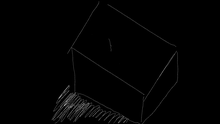
%> input picture 1119第二次實驗(課程五)/coursepathreader/4791601880629248.tif, 220 x 124 px, shrunk from 1920 x 1080 before the run; its folder holds only this picture in this run
$ octave pic_rate_onepic.m   (GNU Octave 9; MATLAB toolbox functions it lacks are replaced by stand-ins)
%> lines starting %> are read from the running program, lines starting %| are printed output that depends on the picture; in (x1, y1, x2, y2) boxes, pixels count from 0 and x2, y2 are one past the last pixel; in counts of white or black regions, pixels touching at a corner belong together; the program's own positions count from 1
clc;
clear;
close all;
add_temp=1;
for Bounding_box=100:100:1000;
sight_like_one=6;
sight_like_two=4;
sight_like_three=7;
allFile = dir('*.tif');
for k=1:1:length(allFile)
    pic=imread(allFile(k).name);%對每一張tif圖片做處理
%> pic is the input picture: size 124x220 uint8; min 0, max 167, mean 2.4
    pic=pic>0;                  %pic中點大於0的話就是ture,給1
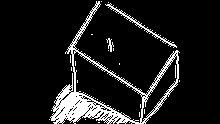
%> pic: size 124x220 logical; 10.2% white; 25 white regions (22 under 20 px), largest, box (x1, y1, x2, y2) and area: (50, 1, 180, 124) 2439, (105, 3, 177, 48) 225, (106, 38, 114, 52) 43
    [x,y]=find(pic);            %找出矩陣X中的所有非零元素，並將這些元素的索引值填到[x,y]
%> x = 2774 values from 2 to 124; y = 2774 values from 50 to 180
    rtmap=zeros(Bounding_box);  %製造一個空白的矩陣
    xminimum=min(x);            %x取最小座標
%> xminimum = 2
    yminimum=min(y);            %y取最小座標
%> yminimum = 50
    xmaximum=max(x);            %x取最大座標
%> xmaximum = 124
    ymaximum=max(y);            %y取最大座標
%> ymaximum = 180
    x=x-xminimum+1;               %所有座標減去最小值,讓圖片可貼在(1,1)上
%> x = 2774 values, max 123 at index 44, min 1 at index 1409, mean 85.47
    y=y-yminimum+1;               %所有座標減去最小值,讓圖片可貼在(1,1)上
%> y = 2774 values from 1 to 131
    x_magnification=(Bounding_box-2)/(xmaximum-xminimum); %看ｘ要放大多少倍 -2是為了怕ceil往上加一
%> x_magnification = 0.803
    y_magnification=(Bounding_box-2)/(ymaximum-yminimum); %看ｙ要放大多少倍
%> y_magnification = 0.754
    x_magnify=floor(x*x_magnification);    %放大ｘ   用ceil是怕floor座標會有0值
%> x_magnify = 2774 values, max 98 at index 27, min 0 at index 1409, mean 68.15
    y_magnify =floor(y*y_magnification);   %放大ｙ
%> y_magnify = 2774 values from 0 to 98

    %figure,plot(y_magnify,-x_magnify,'x'),axis equal,axis tight     %show出ｐｌｏｔ

    for j=1:1:length(x_magnify)            %把相對應X,Y軸寫進rtmap裡,以便做二維傅立葉
        if(x_magnify(j,1)==0&&y_magnify(j,1)~=0)
            x_magnify(j,1)=1;
            rtmap(x_magnify(j,1),y_magnify(j,1))=1;
        end

        if(x_magnify(j,1)~=0&&y_magnify(j,1)==0)
            y_magnify(j,1)=1;
            rtmap(x_magnify(j,1),y_magnify(j,1))=1;
        end
        if(x_magnify(j,1)~=0&&y_magnify(j,1)~=0)
            rtmap(x_magnify(j,1),y_magnify(j,1))=1;
        end
    end
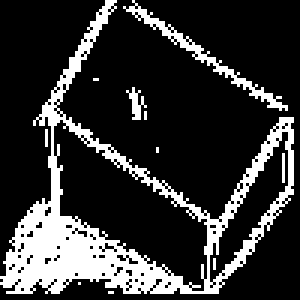
%> rtmap: size 100x100 double (shown 3 times larger); values 0 (black) and 1 (white), 20.3% white; 11 white regions (8 under 20 px), largest, box (x1, y1, x2, y2) and area: (0, 0, 98, 98) 1787, (41, 0, 96, 37) 181, (42, 29, 49, 40) 32
%> after the loop, x_magnify = 2774 values, max 98 at index 27, min 1 at index 1409, mean 68.15; y_magnify = 2774 values from 1 to 98
    %subplot(3,3,k),imshow(rtmap)     %show出放入空白矩陣圖片
    fmapq{k}=abs(fft2(rtmap));
    %figure,subplot(3,3,k),imshow(abs(log(abs(fmapq{i}))),[],'notruesize'),title('fft2');
    fmapq{k}= fmapq{k}/ fmapq{k}(1,1);
    fmapq{k}(1,1)=0;
end

originpic=9;%原圖

%figure,
for picnum=1:1:originpic-1
       sum=0;
    for i=1:1:size(rtmap,1)
        for j=1:1:size(rtmap,2)
%> (the run ends here)

$ run again, on 1119第二次實驗(課程五)/coursepathreader/5736754531270656.tif
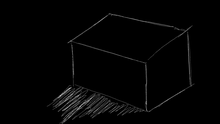
%> input picture 1119第二次實驗(課程五)/coursepathreader/5736754531270656.tif, 220 x 124 px, shrunk from 1920 x 1080 before the run
%> pic is the input picture: size 124x220 uint8; min 0, max 190, mean 3.9
%> `pic=pic>0;`:
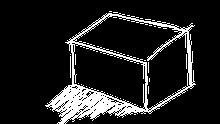
%> pic: size 124x220 logical; 12.4% white; 47 white regions (45 under 20 px), largest, box (x1, y1, x2, y2) and area: (45, 13, 196, 124) 3224, (70, 56, 71, 78) 22
%> `[x,y]=find(pic);`: x = 3378 values from 12 to 124; y = 3378 values from 46 to 196
%> xminimum = 12
%> yminimum = 46
%> xmaximum = 124
%> ymaximum = 196
%> `x=x-xminimum+1;`: x = 3378 values, max 113 at index 100, min 1 at index 1831, mean 69.84
%> `y=y-yminimum+1;`: y = 3378 values from 1 to 151
%> x_magnification = 0.875
%> y_magnification = 0.653
%> `x_magnify=floor(x*x_magnification);`: x_magnify = 3378 values, max 98 at index 100, min 0 at index 1831, mean 60.68
%> `y_magnify =floor(y*y_magnification);`: y_magnify = 3378 values from 0 to 98
%> after the loop `for j=1:1:length(x_magnify)`:
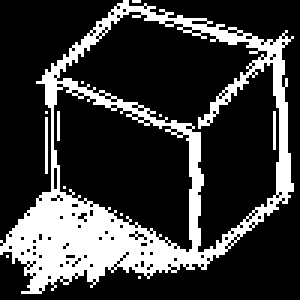
%> rtmap: size 100x100 double (shown 3 times larger); values 0 (black) and 1 (white), 23.2% white; 12 white regions (11 under 20 px), largest, box (x1, y1, x2, y2) and area: (0, 0, 98, 98) 2271
%> after the loop `for j=1:1:length(x_magnify)`: x_magnify = 3378 values, max 98 at index 100, min 1 at index 1831, mean 60.68; y_magnify = 3378 values from 1 to 98

$ run again, on 1119第二次實驗(課程五)/coursepathreader/5737664527466496.tif
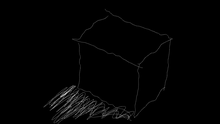
%> input picture 1119第二次實驗(課程五)/coursepathreader/5737664527466496.tif, 220 x 124 px, shrunk from 1920 x 1080 before the run
%> pic is the input picture: size 124x220 uint8; min 0, max 186, mean 2.9
%> `pic=pic>0;`:
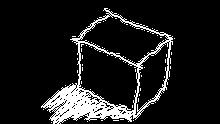
%> pic: size 124x220 logical; 10.8% white; 46 white regions (45 under 20 px), largest, box (x1, y1, x2, y2) and area: (41, 8, 173, 124) 2849
%> `[x,y]=find(pic);`: x = 2949 values from 9 to 124; y = 2949 values from 42 to 175
%> xminimum = 9
%> yminimum = 42
%> xmaximum = 124
%> ymaximum = 175
%> `x=x-xminimum+1;`: x = 2949 values, max 116 at index 114, min 1 at index 1714, mean 78.58
%> `y=y-yminimum+1;`: y = 2949 values from 1 to 134
%> x_magnification = 0.852
%> y_magnification = 0.737
%> `x_magnify=floor(x*x_magnification);`: x_magnify = 2949 values, max 98 at index 78, min 0 at index 1714, mean 66.46
%> `y_magnify =floor(y*y_magnification);`: y_magnify = 2949 values from 0 to 98
%> after the loop `for j=1:1:length(x_magnify)`:
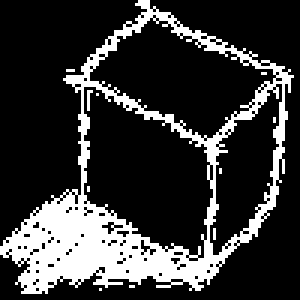
%> rtmap: size 100x100 double (shown 3 times larger); values 0 (black) and 1 (white), 21.5% white; 11 white regions (10 under 20 px), largest, box (x1, y1, x2, y2) and area: (0, 0, 98, 98) 2127
%> after the loop `for j=1:1:length(x_magnify)`: x_magnify = 2949 values, max 98 at index 78, min 1 at index 1714, mean 66.46; y_magnify = 2949 values from 1 to 98

$ run again, on 1119第二次實驗(課程五)/coursepathreader/6264191547604992.tif
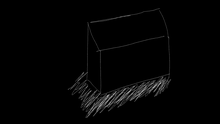
%> input picture 1119第二次實驗(課程五)/coursepathreader/6264191547604992.tif, 220 x 124 px, shrunk from 1920 x 1080 before the run
%> pic is the input picture: size 124x220 uint8; min 0, max 176, mean 3.8
%> `pic=pic>0;`:
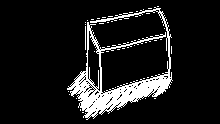
%> pic: size 124x220 logical; 10.9% white; 46 white regions (44 under 20 px), largest, box (x1, y1, x2, y2) and area: (67, 7, 173, 120) 2839, (85, 26, 86, 50) 24
%> `[x,y]=find(pic);`: x = 2968 values from 7 to 120; y = 2968 values from 68 to 173
%> xminimum = 7
%> yminimum = 68
%> xmaximum = 120
%> ymaximum = 173
%> `x=x-xminimum+1;`: x = 2968 values, max 114 at index 439, min 1 at index 2513, mean 70.54
%> `y=y-yminimum+1;`: y = 2968 values from 1 to 106
%> x_magnification = 0.867
%> y_magnification = 0.933
%> `x_magnify=floor(x*x_magnification);`: x_magnify = 2968 values, max 98 at index 439, min 0 at index 2513, mean 60.67
%> `y_magnify =floor(y*y_magnification);`: y_magnify = 2968 values from 0 to 98
%> after the loop `for j=1:1:length(x_magnify)`:
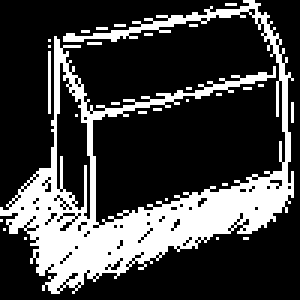
%> rtmap: size 100x100 double (shown 3 times larger); values 0 (black) and 1 (white), 25.5% white; 28 white regions (26 under 20 px), largest, box (x1, y1, x2, y2) and area: (0, 0, 98, 98) 2461, (16, 17, 17, 38) 21
%> after the loop `for j=1:1:length(x_magnify)`: x_magnify = 2968 values, max 98 at index 439, min 1 at index 2436, mean 60.67; y_magnify = 2968 values from 1 to 98

$ run again, on 1119第二次實驗(課程五)/coursepathreader/5084698770407424.tif
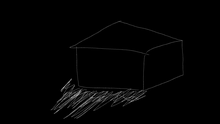
%> input picture 1119第二次實驗(課程五)/coursepathreader/5084698770407424.tif, 220 x 124 px, shrunk from 1920 x 1080 before the run
%> pic is the input picture: size 124x220 uint8; min 0, max 156, mean 3
%> `pic=pic>0;`:
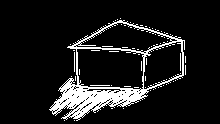
%> pic: size 124x220 logical; 10.6% white; 61 white regions (58 under 20 px), largest, box (x1, y1, x2, y2) and area: (49, 20, 185, 121) 2677, (74, 52, 75, 72) 20, (90, 85, 110, 86) 20
%> `[x,y]=find(pic);`: x = 2890 values from 19 to 121; y = 2890 values from 50 to 186
%> xminimum = 19
%> yminimum = 50
%> xmaximum = 121
%> ymaximum = 186
%> `x=x-xminimum+1;`: x = 2890 values, max 103 at index 203, min 1 at index 1854, mean 63.18
%> `y=y-yminimum+1;`: y = 2890 values from 1 to 137
%> x_magnification = 0.961
%> y_magnification = 0.721
%> `x_magnify=floor(x*x_magnification);`: x_magnify = 2890 values, max 98 at index 203, min 0 at index 1854, mean 60.18
%> `y_magnify =floor(y*y_magnification);`: y_magnify = 2890 values from 0 to 98
%> after the loop `for j=1:1:length(x_magnify)`:
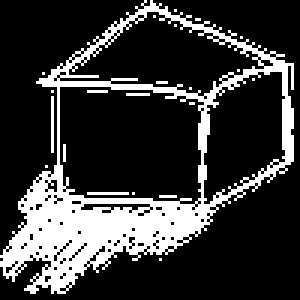
%> rtmap: size 100x100 double (shown 3 times larger); values 0 (black) and 1 (white), 22.1% white; 22 white regions (21 under 20 px), largest, box (x1, y1, x2, y2) and area: (0, 0, 98, 98) 2125
%> after the loop `for j=1:1:length(x_magnify)`: x_magnify = 2890 values, max 98 at index 203, min 1 at index 1791, mean 60.18; y_magnify = 2890 values from 1 to 98
